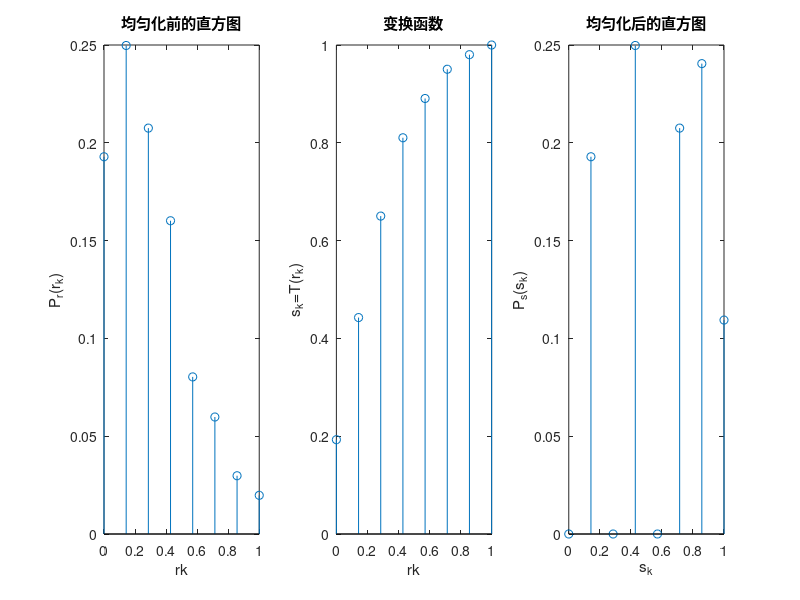

Source code (MATLAB):
clc;
clear;
% 本程序绘出直方图均匀化的变换函数
% 以及变化前后的直方图
k=0:7;
rk=k/7;
nk=[790 1023 850 656 329 245 122 81];
n=sum(nk(:));
Pr=nk/n;
subplot(131)
stem(rk,Pr)
xlabel('rk')
ylabel('P_r(r_k)')
title('均匀化前的直方图')
Tr=cumsum(Pr,2); % 沿列的方向求累计和
subplot(132)
stem(rk,Tr)
xlabel('rk')
ylabel('s_k=T(r_k)')
title('变换函数')
ns=zeros(1,8);
for i=0:7
    idx=find(Tr>=(2*i-1)/14&Tr<(2*i+1)/14);
    m0=nk(idx);
    ns(i+1)=sum(m0(:));
end
sums=sum(ns(:));
Ps=ns/sums;
subplot(133)
stem(rk,Ps)
xlabel('s_k')
ylabel('P_s(s_k)')
title('均匀化后的直方图')

